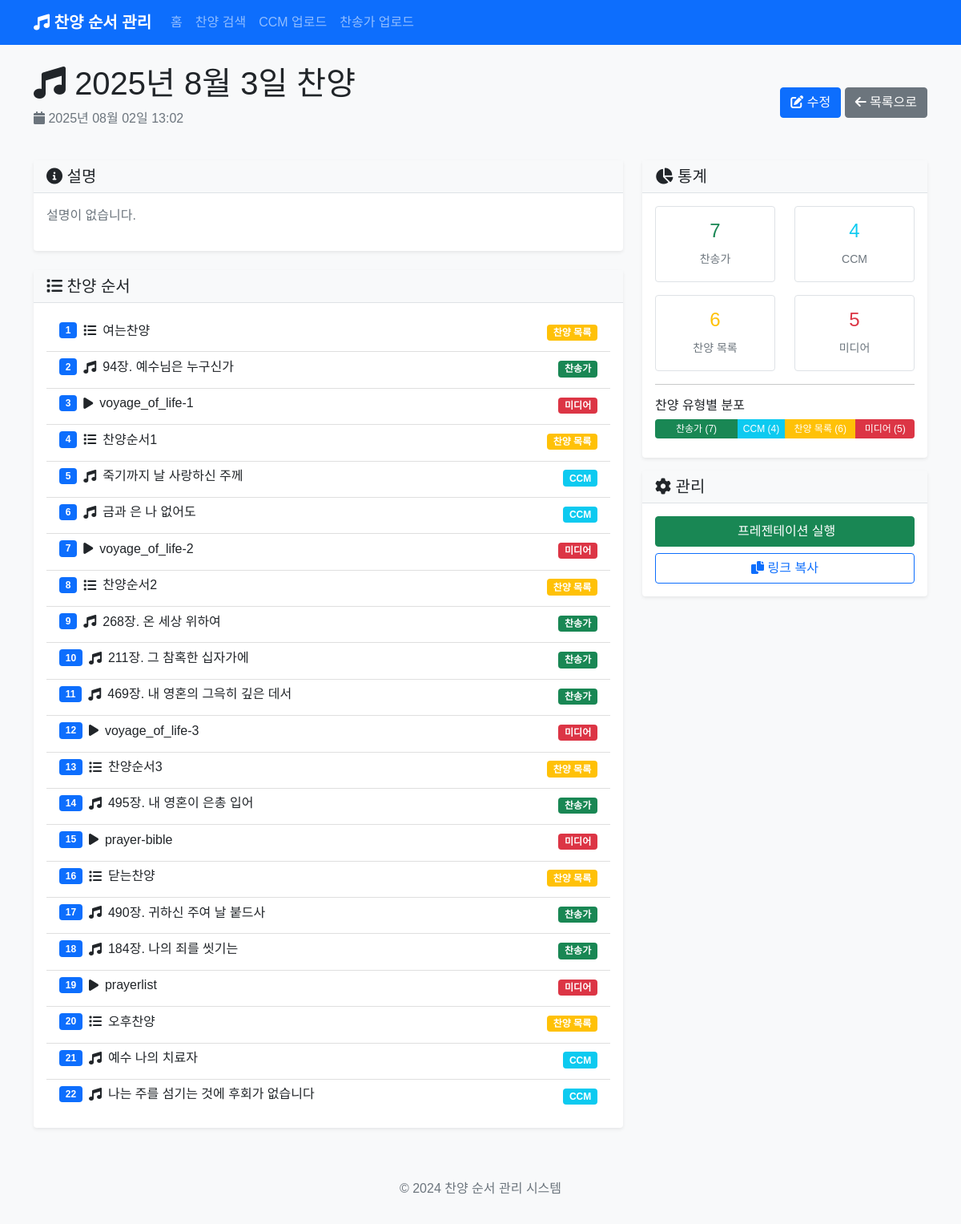
Screenshot of /post/2 with the database file from the repository.
### app.py (models this page shows)
class PraisePost(db.Model):
    id = db.Column(db.Integer, primary_key=True)
    title = db.Column(db.String(200), nullable=False)
    content = db.Column(db.Text, nullable=False)
    created_at = db.Column(db.DateTime, default=datetime.utcnow)
    songs = db.relationship('Song', backref='praise_post', lazy=True, cascade='all, delete-orphan')
    background_image = db.Column(db.String(500))  # 전체 배경 이미지
    parallax_image = db.Column(db.String(500))  # 패럴랙스 배경 이미지

class Song(db.Model):
    id = db.Column(db.Integer, primary_key=True)
    title = db.Column(db.String(200), nullable=False)
    song_type = db.Column(db.String(50), nullable=False)  # 'hymn', 'ccm', 'section', 'media'
    hymn_number = db.Column(db.String(10))  # 찬송가 번호
    lyrics = db.Column(db.Text)  # 가사
    order = db.Column(db.Integer, nullable=False)
    praise_post_id = db.Column(db.Integer, db.ForeignKey('praise_post.id'), nullable=False)
    section_title = db.Column(db.String(200))  # 섹션 제목 (예: 찬양순서1)
    media_type = db.Column(db.String(50))  # 'image', 'video'
    media_url = db.Column(db.String(500))  # 미디어 파일 경로
    background_image = db.Column(db.String(500))  # 배경 이미지

### app.py (the view)
@app.route('/post/<int:post_id>')
def view_post(post_id):
    post = PraisePost.query.get_or_404(post_id)
    return render_template('view_post.html', post=post)

### templates/view_post.html (shortened to what this page needs)
{% extends "base.html" %}
{% block content %}
<div class="row">
    <div class="col-12">
        <div class="d-flex justify-content-between align-items-center mb-4">
            <div>
                <h1><i class="fas fa-music"></i> {{ post.title }}</h1>
                <p class="text-muted">
                    <i class="fas fa-calendar"></i> {{ post.created_at.strftime('%Y년 %m월 %d일 %H:%M') }}
                </p>
            </div>
            <div>
                <a href="{{ url_for('edit_post', post_id=post.id) }}" class="btn btn-primary">
                    <i class="fas fa-edit"></i> 수정
                </a>
                <a href="{{ url_for('index') }}" class="btn btn-secondary">
                    <i class="fas fa-arrow-left"></i> 목록으로
                </a>
            </div>
        </div>
    </div>
</div>
<div class="row">
    <div class="col-md-8">
        <div class="card mb-4">
            <div class="card-header">
                <h5 class="mb-0"><i class="fas fa-info-circle"></i> 설명</h5>
            </div>
            <div class="card-body">
                {% if post.content %}
                    <p>{{ post.content }}</p>
                {% else %}
                    <p class="text-muted">설명이 없습니다.</p>
                {% endif %}
            </div>
        </div>
        <div class="card">
            <div class="card-header">
                <h5 class="mb-0"><i class="fas fa-list"></i> 찬양 순서</h5>
            </div>
            <div class="card-body">
                {% if post.songs %}
                    <div class="list-group">
                        {% for song in post.songs %}
                        <div class="list-group-item">
                            <div class="d-flex justify-content-between align-items-start">
                                <div class="flex-grow-1">
                                    <div class="d-flex align-items-center mb-2">
                                        <span class="badge bg-primary me-2">{{ loop.index }}</span>
                                        {% if song.song_type == 'hymn' %}
                                            <i class="fas fa-music me-2"></i>
                                        {% elif song.song_type == 'ccm' %}
                                            <i class="fas fa-music me-2"></i>
                                        {% elif song.song_type == 'section' %}
                                            <i class="fas fa-list me-2"></i>
                                        {% elif song.song_type == 'media' %}
                                            <i class="fas fa-play me-2"></i>
                                        {% else %}
                                            <i class="fas fa-music me-2"></i>
                                        {% endif %}
                                        <h6 class="mb-0">
                                            {% if song.song_type == 'hymn' %}
                                                {{ song.hymn_number }}장. {{ song.title }}
                                            {% else %}
                                                {{ song.title }}
                                            {% endif %}
                                        </h6>
                                    </div>
                                </div>
                                <div class="ms-3">
                                    {% if song.song_type == 'hymn' %}
                                        <span class="badge bg-success">찬송가</span>
                                    {% elif song.song_type == 'ccm' %}
                                        <span class="badge bg-info">CCM</span>
                                    {% elif song.song_type == 'section' %}
                                        <span class="badge bg-warning">찬양 목록</span>
                                    {% elif song.song_type == 'media' %}
                                        <span class="badge bg-danger">미디어</span>
                                    {% else %}
                                        <span class="badge bg-secondary">기타</span>
                                    {% endif %}
                                </div>
                            </div>
                        </div>
                        {% endfor %}
                    </div>
                {% else %}
                    <p class="text-muted">등록된 찬양이 없습니다.</p>
                {% endif %}
            </div>
        </div>
    </div>
    <div class="col-md-4">
        <div class="card">
            <div class="card-header">
                <h5 class="mb-0"><i class="fas fa-chart-pie"></i> 통계</h5>
            </div>
            <div class="card-body">
                <div class="row text-center">
                    <div class="col-6 mb-3">
                        <div class="border rounded p-3">
                            <h4 class="text-success">{{ post.songs|selectattr('song_type', 'equalto', 'hymn')|list|length }}</h4>
                            <small class="text-muted">찬송가</small>
                        </div>
                    </div>
                    <div class="col-6 mb-3">
                        <div class="border rounded p-3">
                            <h4 class="text-info">{{ post.songs|selectattr('song_type', 'equalto', 'ccm')|list|length }}</h4>
                            <small class="text-muted">CCM</small>
                        </div>
                    </div>
                    <div class="col-6">
                        <div class="border rounded p-3">
                            <h4 class="text-warning">{{ post.songs|selectattr('song_type', 'equalto', 'section')|list|length }}</h4>
                            <small class="text-muted">찬양 목록</small>
                        </div>
                    </div>
                    <div class="col-6">
                        <div class="border rounded p-3">
                            <h4 class="text-danger">{{ post.songs|selectattr('song_type', 'equalto', 'media')|list|length }}</h4>
                            <small class="text-muted">미디어</small>
                        </div>
                    </div>
                </div>
                <hr>
                <div class="mt-3">
                    <h6>찬양 유형별 분포</h6>
                    <div class="progress mb-2">
                        {% set hymn_count = post.songs|selectattr('song_type', 'equalto', 'hymn')|list|length %}
                        {% set ccm_count = post.songs|selectattr('song_type', 'equalto', 'ccm')|list|length %}
                        {% set section_count = post.songs|selectattr('song_type', 'equalto', 'section')|list|length %}
                        {% set media_count = post.songs|selectattr('song_type', 'equalto', 'media')|list|length %}
                        {% set total = post.songs|length %}
                        {% if total > 0 %}
                            {% if hymn_count > 0 %}
                                <div class="progress-bar bg-success" style="width: {{ (hymn_count / total * 100)|round(1) }}%">
                                    찬송가 ({{ hymn_count }})
                                </div>
                            {% endif %}
                            {% if ccm_count > 0 %}
                                <div class="progress-bar bg-info" style="width: {{ (ccm_count / total * 100)|round(1) }}%">
                                    CCM ({{ ccm_count }})
                                </div>
                            {% endif %}
                            {% if section_count > 0 %}
                                <div class="progress-bar bg-warning" style="width: {{ (section_count / total * 100)|round(1) }}%">
                                    찬양 목록 ({{ section_count }})
                                </div>
                            {% endif %}
                            {% if media_count > 0 %}
                                <div class="progress-bar bg-danger" style="width: {{ (media_count / total * 100)|round(1) }}%">
                                    미디어 ({{ media_count }})
                                </div>
                            {% endif %}
                        {% endif %}
                    </div>
                </div>
            </div>
        </div>
        <div class="card mt-3">
            <div class="card-header">
                <h5 class="mb-0"><i class="fas fa-cog"></i> 관리</h5>
            </div>
            <div class="card-body">
                <div class="d-grid gap-2">
                    <a href="{{ url_for('presentation', post_id=post.id) }}" class="btn btn-success" target="_blank">
                         프레젠테이션 실행
                    </a>
                    <button class="btn btn-outline-primary" onclick="copyToClipboard()">
                        <i class="fas fa-copy"></i> 링크 복사
                    </button>
                </div>
            </div>
        </div>
    </div>
</div>
{% endblock %}

### static/css/style.css (style rules this page uses)
body { font-family: 'Noto Sans KR', sans-serif; background-color: #f8f9fa; }
.card { border: none; box-shadow: 0 0.125rem 0.25rem rgba(0, 0, 0, 0.075); transition: box-shadow 0.15s ease-in-out; }
.card-header { background-color: #f8f9fa; border-bottom: 1px solid #dee2e6; font-weight: 600; }
.list-group-item { border-left: none; border-right: none; border-radius: 0 !important; }
.list-group-item:first-child { border-top: none; }
.list-group-item:last-child { border-bottom: none; }
.badge { font-size: 0.75em; }
.progress { height: 1.5rem; }
.progress-bar { font-size: 0.75rem; line-height: 1.5rem; }
.btn { transition: all 0.15s ease-in-out; }

### rows the page displays
PraisePost: title "2025년 8월 3일 찬양", created_at "2025년 08월 02일 13:02"
Song: song_type "section" (drawn), title "여는찬양"
Song: hymn_number "94", title "예수님은 누구신가", song_type "찬송가"
Song: song_type "media" (drawn), title "voyage_of_life-1"
Song: song_type "section" (drawn), title "찬양순서1"
Song: title "죽기까지 날 사랑하신 주께", song_type "CCM"
Song: title "금과 은 나 없어도", song_type "CCM"
Song: song_type "media" (drawn), title "voyage_of_life-2"
Song: song_type "section" (drawn), title "찬양순서2"
Song: hymn_number "268", title "온 세상 위하여", song_type "찬송가"
Song: hymn_number "211", title "그 참혹한 십자가에", song_type "찬송가"
Song: hymn_number "469", title "내 영혼의 그윽히 깊은 데서", song_type "찬송가"
Song: song_type "media" (drawn), title "voyage_of_life-3"
Song: song_type "section" (drawn), title "찬양순서3"
Song: hymn_number "495", title "내 영혼이 은총 입어", song_type "찬송가"
Song: song_type "media" (drawn), title "prayer-bible"
Song: song_type "section" (drawn), title "닫는찬양"
Song: hymn_number "490", title "귀하신 주여 날 붙드사", song_type "찬송가"
Song: hymn_number "184", title "나의 죄를 씻기는", song_type "찬송가"
Song: song_type "media" (drawn), title "prayerlist"
Song: song_type "section" (drawn), title "오후찬양"
Song: title "예수 나의 치료자", song_type "CCM"
Song: title "나는 주를 섬기는 것에 후회가 없습니다", song_type "CCM"

### other values shown
{{ post.songs|selectattr('song_type', 'equalto', 'hymn')|list|length }} "7"
{{ post.songs|selectattr('song_type', 'equalto', 'ccm')|list|length }} "4"
{{ post.songs|selectattr('song_type', 'equalto', 'section')|list|length }} "6"
{{ post.songs|selectattr('song_type', 'equalto', 'media')|list|length }} "5"
{{ hymn_count }} "7"
{{ ccm_count }} "4"
{{ section_count }} "6"
{{ media_count }} "5"
